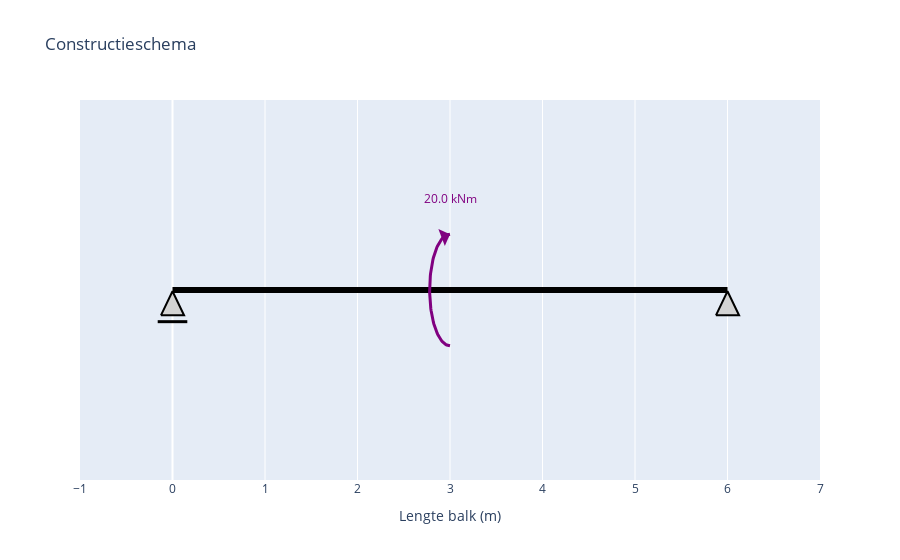
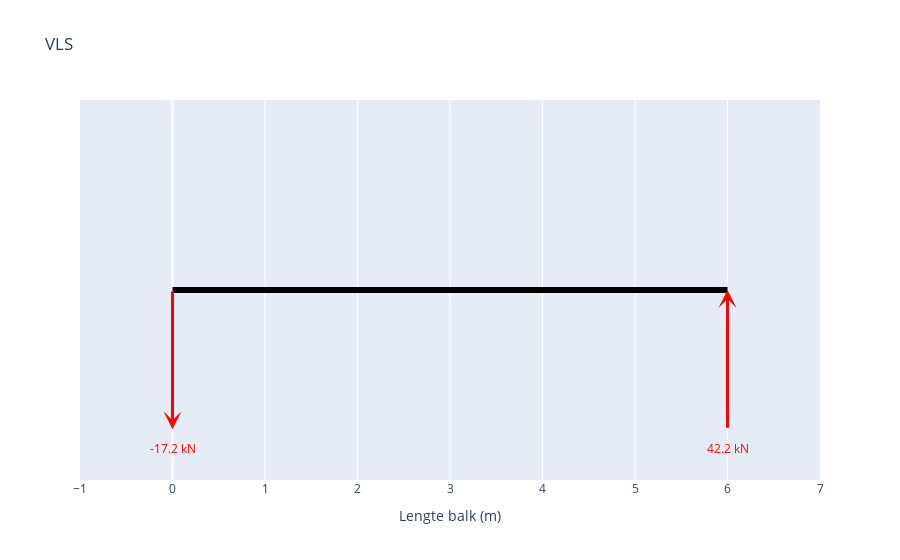

The notebook cell saved with these charts, in order:
### Code cell
import numpy as np
import math
import plotly.graph_objects as go

# ============ Plotly schema helpers ============
# (Schematische tekening: constructieschema + VLS)

# --- algemene styling / geometrie (zelfde als in je matplotlib-versie) ---
ticks = np.arange(0, lengteBalk + 1, 1)

blok_y0 = 0.05
blok_hoogte = 1
pijl_start_y = blok_y0 + blok_hoogte
pijl_dy = -1
aantal_pijlen = 9

tri_half = 0.125
tri_base_y = -0.20
tri_apex_y = -0.01
rol_line_y = tri_base_y - 0.05
rol_line_halfwidth = 0.16


def _base_fig(title: str):
    fig = go.Figure()
    fig.update_layout(
        title=title,
        margin=dict(l=40, r=20, t=60, b=40),
        showlegend=False,
        xaxis=dict(
            title="Lengte balk (m)",
            range=[-1, lengteBalk + 1],
            autorange=False,
        ),
        yaxis=dict(
            range=[-1.5, 1.5],
            autorange=False,
            showticklabels=False,
            showgrid=False,
            zeroline=False,
        ),
    )
    return fig



def _add_poly(fig, xs, ys, fillcolor="gray", linecolor="black", opacity=1.0):
    fig.add_trace(go.Scatter(
        x=xs, y=ys,
        mode="lines",
        fill="toself",
        fillcolor=fillcolor,
        line=dict(color=linecolor, width=2),
        opacity=opacity,
        hoverinfo="skip"
    ))


def _add_line(fig, x0, y0, x1, y1, color="black", width=4):
    fig.add_trace(go.Scatter(
        x=[x0, x1], y=[y0, y1],
        mode="lines",
        line=dict(color=color, width=width),
        hoverinfo="skip"
    ))


def _add_arrow(fig, x0, y0, x1, y1, color="black", width=2, head=3):
    fig.add_annotation(
        x=x1, y=y1, ax=x0, ay=y0,
        xref="x", yref="y", axref="x", ayref="y",
        showarrow=True,
        arrowcolor=color,
        arrowwidth=width,
        arrowhead=head,
        arrowsize=1,
        text="",
    )


def teken_balk_plotly(fig):
    _add_line(fig, 0, 0, lengteBalk, 0, color="black", width=6)


def teken_opleggingen_plotly(fig):
    # Roloplegging bij A (driehoek + lijn)
    _add_poly(
        fig,
        [A - tri_half, A + tri_half, A - 0.0, A - tri_half],
        [tri_base_y,  tri_base_y,  tri_apex_y, tri_base_y],
        fillcolor="lightgray",
        linecolor="black",
        opacity=1.0,
    )
    _add_line(fig, A - rol_line_halfwidth, rol_line_y, A + rol_line_halfwidth, rol_line_y, color="black", width=3)

    # Scharnieroplegging bij B (driehoek)
    _add_poly(
        fig,
        [B - tri_half, B + tri_half, B - 0.0, B - tri_half],
        [tri_base_y,  tri_base_y,  tri_apex_y, tri_base_y],
        fillcolor="lightgray",
        linecolor="black",
        opacity=1.0,
    )


def teken_verdeelde_belasting_plotly(fig):
    """Gebruik `verdeeldeBelasting`: [xStart, xEnd, q] (kN/m)."""

    if nVB <= 0:
        return

    y_balk = 0.1          # <-- zet dit gelijk aan de y van je balk als die niet 0 is
    L_pijl = 1.1          # lengte van de pijlen
    label_offset = 0.15   # label altijd boven de pijlen

    for vb in verdeeldeBelasting:
        if vb.size == 0:
            continue

        xStart, xEnd, q = vb
        xStart, xEnd, q = float(xStart), float(xEnd), float(q)

        if xEnd <= xStart or abs(q) < 1e-9:
            continue

        # (optioneel) groen blok boven de balk, puur visueel
        fig.add_shape(
            type="rect",
            x0=xStart, x1=xEnd,
            y0=y_balk + 0.05, y1=y_balk + 0.05 + 1.0,   # vergelijkbaar met jouw blok_y0/blok_hoogte
            line=dict(color="green", width=1),
            fillcolor="rgba(0,128,0,0.25)",
        )

        xs = np.linspace(xStart, xEnd, aantal_pijlen)

        for x in xs:
            if q < 0:
                # NEGATIEF: head op balk, pijl naar beneden (staart erboven)
                x0, y0 = x, y_balk + L_pijl   # staart
                x1, y1 = x, y_balk            # head op balk
            else:
                # POSITIEF: staart op balk, pijl naar boven (head erboven)
                x0, y0 = x, y_balk            # staart op balk
                x1, y1 = x, y_balk + L_pijl   # head

            _add_arrow(fig, float(x0), float(y0), float(x1), float(y1), color="green", width=2)

        # Label ALTIJD boven (zoals je bij puntlast wilde)
        fig.add_annotation(
            x=(xStart + xEnd) / 2,
            y=y_balk + L_pijl + label_offset,
            text=f" {abs(q):.1f} kN/m",
            showarrow=False,
            font=dict(color="green"),
        )



def teken_puntlasten_plotly(fig):
    """
    Puntlasten tekenen met vaste locatie op de balk:
    - P < 0: pijlpunt op de balk, pijl wijst omlaag, label boven de balk
    - P > 0: staart op de balk, pijl wijst omhoog, label boven de balk

    Verwacht:
    - puntlasten: per rij [x, ..., P]
    - nPL: aantal puntlasten
    - _add_arrow(fig, x0,y0,x1,y1, ...)
    """

    if nPL <= 0:
        return

    y_balk = 0.1          # <-- zet dit op jouw balk-y als die niet 0 is
    L_pijl = 1.1          # pijllengte
    label_offset = 0.15   # label afstand boven balk

    for pl in puntlasten:
        if pl.size == 0:
            continue

        xP = float(pl[0])
        P  = float(pl[-1])

        if abs(P) < 1e-9:
            continue

        if P < 0:
            # NEGATIEF: head (pijlpunt) op de balk, staart erboven, pijl wijst naar beneden
            x0, y0 = xP, y_balk + L_pijl   # staart
            x1, y1 = xP, y_balk            # head op balk
        else:
            # POSITIEF: staart op de balk, head erboven, pijl wijst naar boven
            x0, y0 = xP, y_balk            # staart op balk
            x1, y1 = xP, y_balk + L_pijl   # head

        _add_arrow(fig, x0, y0, x1, y1, color="red", width=3)

        # Label ALTIJD boven de balk (zoals jij wilt)
        fig.add_annotation(
            x=xP,
            y=y_balk + L_pijl + label_offset,
            text=f" {abs(P):.1f} kN",
            showarrow=False,
            font=dict(color="red"),
        )





def teken_koppels_plotly(fig):
    """Gebruik `koppel`: [x, M] (kNm).
    
    - Echte pijlpunt (annotation arrow)
    - Compacte boog
    - Waarde altijd boven
    - Richting draait om bij tekenwisseling
    """

    if nPM <= 0:
        return

    y_balk = 0.0
    y_center = y_balk
    r = 0.22
    squash = 2
    label_offset = 0.28

    for km in koppel:
        if km.size == 0:
            continue

        xC = float(km[0])
        M_C = float(km[-1])

        if abs(M_C) < 1e-9:
            continue

        # Richting boog
        if M_C > 0:
            theta = np.linspace(math.radians(90), math.radians(270), 80)
        else:
            theta = np.linspace(math.radians(270), math.radians(90), 80)

        xs = xC + r * np.cos(theta)
        ys = y_center + (r * squash) * np.sin(theta)

        # Boog
        fig.add_trace(go.Scatter(
            x=xs, y=ys,
            mode="lines",
            line=dict(color="purple", width=3),
            hoverinfo="skip",
        ))

        # === ECHTE PIJLPUNT ===
        # Neem punt iets verder terug voor duidelijke richting
        i_head = -1
        i_tail = -8   # <-- belangrijk: voldoende afstand!

        _add_arrow(
            fig,
            xs[i_tail], ys[i_tail],   # staart
            xs[i_head], ys[i_head],   # head
            color="purple",
            width=3,
            head=1                    # grotere, scherpe pijlpunt
        )

        # Label altijd boven
        fig.add_annotation(
            x=xC,
            y=y_center + r * squash + label_offset,
            text=f"{abs(M_C):.1f} kNm",
            showarrow=False,
            font=dict(color="purple"),
        )





def teken_reactiekrachten_plotly(fig):
    """Gebruik `reactieKrachten = [Va, Ha, Vb]`.
    
    Eisen:
    - Reactiekrachten altijd onder de balk
    - R > 0: pijlpunt omhoog
    - R < 0: pijlpunt omlaag
    - Plek (anker) blijft hetzelfde
    - Waarde altijd onder de pijl
    """

    Va, Ha, Vb = reactieKrachten

    y_balk = 0.0            # <-- zet gelijk aan balk-y als die niet 0 is
    y_anker = y_balk - 1.1   # vaste plek ONDER de balk (hier zit de pijl "vast")
    L_pijl = 1.1             # pijllengte
    label_offset = 0.15      # label onder de pijl

    for xpos, R in [(A, Va), (B, Vb)]:
        R = float(R)
        if abs(R) < 1e-9:
            continue

        if R > 0:
            # pijlpunt omhoog: head boven staart
            x0, y0 = float(xpos), y_anker          # staart (anker onder)
            x1, y1 = float(xpos), y_anker + L_pijl   # head omhoog
        else:
            # pijlpunt omlaag: head onder staart
            x0, y0 = float(xpos), y_anker + L_pijl          # staart (anker onder)
            x1, y1 = float(xpos), y_anker   # head omlaag

        _add_arrow(fig, x0, y0, x1, y1, color="red", width=3)

        # waarde altijd onder de pijl (dus onder het laagste punt)
        y_label = min(y0, y1) - label_offset

        fig.add_annotation(
            x=float(xpos),
            y=float(y_label),
            text=f"{R:.1f} kN",
            showarrow=False,
            font=dict(color="red"),
        )



#def maak_constructieschema_plotly():
 #   fig = _base_fig("Constructieschema")
  #  teken_balk_plotly(fig)
   # teken_opleggingen_plotly(fig)
    #teken_verdeelde_belasting_plotly(fig)
    #teken_puntlasten_plotly(fig)
    #teken_koppels_plotly(fig)
    #return fig

layout_common = dict(
    xaxis=dict(title="Lengte balk (m)", range=[-1, lengteBalk+1], autorange=False),
    showlegend=False,
    #margin=dict(l=40, r=20, t=60, b=40),
)

def maak_constructieschema_plotly():
    fig = go.Figure()
    fig.update_layout(title="Constructieschema", **layout_common)
    fig.update_yaxes(range=[-1.5, 1.5], autorange=False, showticklabels=False, showgrid=False, zeroline=False, title=None)
    teken_balk_plotly(fig)
    teken_opleggingen_plotly(fig)
    teken_puntlasten_plotly(fig)
    teken_koppels_plotly(fig)
    teken_verdeelde_belasting_plotly(fig)
    return fig

def maak_vls_plotly():
    fig = go.Figure()
    fig.update_layout(title="VLS", **layout_common)
    fig.update_yaxes(range=[-1.5, 1.5], autorange=False, showticklabels=False, showgrid=False, zeroline=False, title=None)
    teken_balk_plotly(fig)
    #teken_opleggingen_plotly(fig)
    teken_puntlasten_plotly(fig)
    teken_verdeelde_belasting_plotly(fig)
    teken_reactiekrachten_plotly(fig)
    return fig
    


# --- toon de figuren ---
fig_schema = maak_constructieschema_plotly()
fig_vls = maak_vls_plotly()
fig_schema.show()
fig_vls.show()

### Figure 1 — Plotly figure (JSON) as saved in the notebook; plotly's stock layout.template omitted (floating-point values rounded to 4 significant figures)
{"data": [{"hoverinfo": "skip", "line": {"color": "black", "width": 6}, "mode": "lines", "type": "scatter", "x": [0, 6], "y": [0, 0]}, {"fill": "toself", "fillcolor": "lightgray", "hoverinfo": "skip", "line": {"color": "black", "width": 2}, "mode": "lines", "opacity": 1, "type": "scatter", "x": [-0.125, 0.125, 0, -0.125], "y": [-0.2, -0.2, -0.01, -0.2]}, {"hoverinfo": "skip", "line": {"color": "black", "width": 3}, "mode": "lines", "type": "scatter", "x": [-0.16, 0.16], "y": [-0.25, -0.25]}, {"fill": "toself", "fillcolor": "lightgray", "hoverinfo": "skip", "line": {"color": "black", "width": 2}, "mode": "lines", "opacity": 1, "type": "scatter", "x": [5.875, 6.125, 6, 5.875], "y": [-0.2, -0.2, -0.01, -0.2]}, {"hoverinfo": "skip", "line": {"color": "purple", "width": 3}, "mode": "lines", "type": "scatter", "x": [3, 2.991, 2.983, 2.974, 2.965, 2.957, 2.948, 2.94, 2.931, 2.923, 2.915, 2.907, 2.899, 2.891, 2.884, 2.876, 2.869, 2.862, 2.856, 2.849, 2.843, 2.837, 2.831, 2.826, 2.82, 2.816, 2.811, 2.807, 2.803, 2.799, 2.796, 2.792, 2.79, 2.787, 2.785, 2.784, 2.782, 2.781, 2.78, 2.78, 2.78, 2.78, 2.781, 2.782, 2.784, 2.785, 2.787, 2.79, 2.792, 2.796, 2.799, 2.803, 2.807, 2.811, 2.816, 2.82, 2.826, 2.831, 2.837, 2.843, 2.849, 2.856, 2.862, 2.869, 2.876, 2.884, 2.891, 2.899, 2.907, 2.915, 2.923, 2.931, 2.94, 2.948, 2.957, 2.965, 2.974, 2.983, 2.991, 3], "y": [-0.44, -0.4397, -0.4386, -0.4369, -0.4344, -0.4313, -0.4275, -0.4231, -0.4179, -0.4121, -0.4057, -0.3986, -0.3908, -0.3825, -0.3736, -0.364, -0.3539, -0.3432, -0.332, -0.3203, -0.308, -0.2953, -0.2821, -0.2684, -0.2544, -0.2399, -0.225, -0.2098, -0.1943, -0.1784, -0.1623, -0.1459, -0.1293, -0.1125, -0.09547, -0.07832, -0.06104, -0.04367, -0.02623, -0.008748, 0.008748, 0.02623, 0.04367, 0.06104, 0.07832, 0.09547, 0.1125, 0.1293, 0.1459, 0.1623, 0.1784, 0.1943, 0.2098, 0.225, 0.2399, 0.2544, 0.2684, 0.2821, 0.2953, 0.308, 0.3203, 0.332, 0.3432, 0.3539, 0.364, 0.3736, 0.3825, 0.3908, 0.3986, 0.4057, 0.4121, 0.4179, 0.4231, 0.4275, 0.4313, 0.4344, 0.4369, 0.4386, 0.4397, 0.44]}], "layout": {"annotations": [{"arrowcolor": "purple", "arrowhead": 1, "arrowsize": 1, "arrowwidth": 3, "ax": 2.94, "axref": "x", "ay": 0.4231, "ayref": "y", "showarrow": true, "text": "", "x": 3, "xref": "x", "y": 0.44, "yref": "y"}, {"font": {"color": "purple"}, "showarrow": false, "text": "20.0 kNm", "x": 3, "y": 0.72}], "showlegend": false, "title": {"text": "Constructieschema"}, "xaxis": {"autorange": false, "range": [-1, 7], "title": {"text": "Lengte balk (m)"}}, "yaxis": {"autorange": false, "range": [-1.5, 1.5], "showgrid": false, "showticklabels": false, "title": {}, "zeroline": false}}}

### Figure 2 — Plotly figure (JSON) as saved in the notebook; plotly's stock layout.template omitted (floating-point values rounded to 4 significant figures)
{"data": [{"hoverinfo": "skip", "line": {"color": "black", "width": 6}, "mode": "lines", "type": "scatter", "x": [0, 6], "y": [0, 0]}], "layout": {"annotations": [{"arrowcolor": "red", "arrowhead": 3, "arrowsize": 1, "arrowwidth": 3, "ax": 0, "axref": "x", "ay": 0, "ayref": "y", "showarrow": true, "text": "", "x": 0, "xref": "x", "y": -1.1, "yref": "y"}, {"font": {"color": "red"}, "showarrow": false, "text": "-17.2 kN", "x": 0, "y": -1.25}, {"arrowcolor": "red", "arrowhead": 3, "arrowsize": 1, "arrowwidth": 3, "ax": 6, "axref": "x", "ay": -1.1, "ayref": "y", "showarrow": true, "text": "", "x": 6, "xref": "x", "y": 0, "yref": "y"}, {"font": {"color": "red"}, "showarrow": false, "text": "42.2 kN", "x": 6, "y": -1.25}], "showlegend": false, "title": {"text": "VLS"}, "xaxis": {"autorange": false, "range": [-1, 7], "title": {"text": "Lengte balk (m)"}}, "yaxis": {"autorange": false, "range": [-1.5, 1.5], "showgrid": false, "showticklabels": false, "title": {}, "zeroline": false}}}
